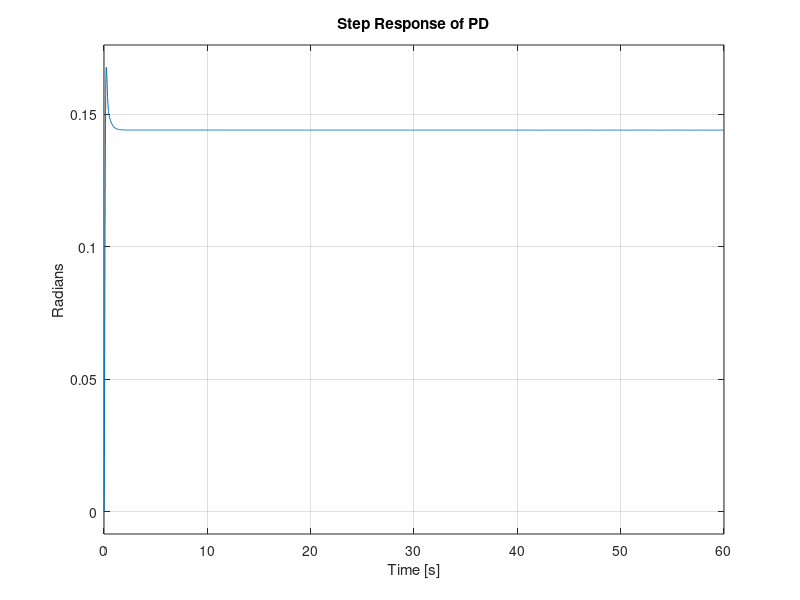

This figure's MATLAB source: (Note: this script raises an error after producing the figure.)
clear all;

R_m = 10;               % Motor Resistance (Ohm)
K_a = 0.2;              % Motor Torque Constant (Nm / A)
K_b  = 0.009549;        % Back EMF Constant (V / (rad / s))
K_f = 0.047746;         % Rotational Friction Coefficient (Nm / (rad / s)) 
N = 20;                  % Gear Ratio

La = 0;                 %Negligible motor inductance

J_r = 0.001;            % Motor Rotor Moment of Inertia (kg / m^2)
J_p = 15.44;                % Solar Panel Moment of Inertia (kg / m^2)
J = J_r + (J_p/N^2);          % Total Moment of Inertia (kg / m^2)

h = 0.25;

Ts = 0.01; %Seconds
K_s = h * (2/1.8); %sensor Gain Converts rads to Amps
K_p = 4; %Power Amplifier gain
K_p2 = 25;
%This assumes that at 90deg off from optimal that we get a 2A difference

%{
Arduino Uno Rev3 has a 16MHz clock
so 62ns per tick and you need two ticks for each ....
This gives us plenty of room to not threaten the clock
%}

s = tf('s');
z = tf('z',Ts);
%MOTOR CIRCUIT
mot_circ = 1/(La*s + R_m);

%MOTOR DYNAMICS
mot_dyn = 1/(J*s+K_f);

%Continuous Motor assembly
Gspeed = feedback(mot_circ*K_a*mot_dyn,K_b); %back emf simplified
Gpos = Gspeed * (1/N) * (1/s) * K_p; 



%digital Motor
Gz = c2d(Gpos, Ts, 'zoh');    %digital plant for digital controller design
                              %effectively does what the Arduino does for us.

fprintf('DIGITIZED MOTOR MODEL')
[~, denGz] = tfdata(Gz,'v');
rootsGz = roots(denGz);
disp('Roots of the denominator of Gz:')
disp(rootsGz)

%Lag Controller
K = 500;
s_p_lag = 0.0001;
s_z_lag = 0.01;
s_p_lead = 30;
s_z_lead = 3;


numCz_lag = (z - exp(-s_z_lag*Ts));
denCz_lag = (z - exp(-s_p_lag*Ts));

numCz_lead = (z - exp(-s_z_lead*Ts));
denCz_lead = (z - exp(-s_p_lead*Ts));

Cz = K * (numCz_lag / denCz_lag) * (numCz_lead / denCz_lead);
[numCz , denCz] = tfdata(Cz, 'v');

OL = Cz*Gz ;
PID_cltf = feedback(OL, K_s * K_p2);

[~, denPID_cltf] = tfdata(PID_cltf,'v');
rootsPID_cltf = roots(denPID_cltf);
disp('Roots of the denominator of PID_cltf:')
disp(rootsPID_cltf)

%PLOTING FOR PID PERFORMANCE/STABILITY
t = 0:Ts:60; % 5 seconds of performance data

figure(1)
clf
step(PID_cltf,t)
title('Step Response of PD')
ylabel('Radians')
grid on
fprintf('PERFORMANCE DATA OF PID')
stepinfo(PID_cltf)

figure(2)
clf
margin(OL * K_s * K_p2)
title('Phase Margin detection for PD control')

f = -10 : 0.1: 10;
pulse_time = 5;
pulse_height = 0.2;

fft_rect = pulse_height*pulse_time*(sin(pi*pulse_time.*f)./(pi*pulse_time.*f));

figure(3);
plot(f, fft_rect);
xlabel("Frequency", "FontSize",18);
ylabel("Magnitude", "FontSize",18);
